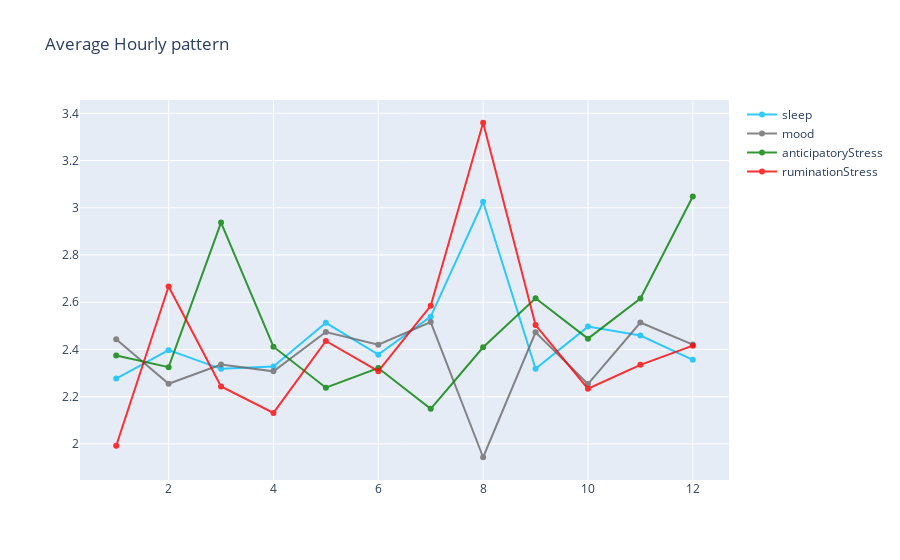

Notebook cell for this chart:
### Code cell
fig = go.Figure()
fig.add_trace(go.Scatter(
                x=total_avg.month.unique(),
                y=total_avg.loc[total_avg.type == 'sleep'].groupby('month')['value'].mean(),
                name="sleep",
                line_color='deepskyblue',
                opacity=0.8))

fig.add_trace(go.Scatter(
                x=total_avg.month.unique(),
                y=total_avg.loc[total_avg.type == 'mood'].groupby('month')['value'].mean(),
                name = 'mood',
                line_color='dimgray',
                opacity=0.8))

fig.add_trace(go.Scatter(
                x=total_avg.month.unique(),
                y=total_avg.loc[total_avg.type == 'anticipatoryStress'].groupby('month')['value'].mean(),
                name = 'anticipatoryStress',
                line_color='green',
                opacity=0.8))

fig.add_trace(go.Scatter(
                x=total_avg.month.unique(),
                y=total_avg.loc[total_avg.type == 'ruminationStress'].groupby('month')['value'].mean(),
                name = 'ruminationStress',
                line_color='red',
                opacity=0.8))

fig.update_layout(title_text="Average Hourly pattern")
fig.show()

### Figure 1 — Plotly figure (JSON) as saved in the notebook; plotly's stock layout.template omitted (floating-point values rounded to 4 significant figures)
{"data": [{"line": {"color": "deepskyblue"}, "name": "sleep", "opacity": 0.8, "type": "scatter", "x": [1, 2, 3, 4, 5, 6, 7, 8, 9, 10, 11, 12], "y": [2.277, 2.397, 2.318, 2.328, 2.513, 2.378, 2.539, 3.025, 2.319, 2.497, 2.459, 2.356]}, {"line": {"color": "dimgray"}, "name": "mood", "opacity": 0.8, "type": "scatter", "x": [1, 2, 3, 4, 5, 6, 7, 8, 9, 10, 11, 12], "y": [2.444, 2.255, 2.336, 2.307, 2.474, 2.42, 2.516, 1.944, 2.473, 2.254, 2.514, 2.421]}, {"line": {"color": "green"}, "name": "anticipatoryStress", "opacity": 0.8, "type": "scatter", "x": [1, 2, 3, 4, 5, 6, 7, 8, 9, 10, 11, 12], "y": [2.375, 2.325, 2.937, 2.412, 2.238, 2.321, 2.149, 2.41, 2.617, 2.446, 2.616, 3.047]}, {"line": {"color": "red"}, "name": "ruminationStress", "opacity": 0.8, "type": "scatter", "x": [1, 2, 3, 4, 5, 6, 7, 8, 9, 10, 11, 12], "y": [1.993, 2.667, 2.244, 2.131, 2.436, 2.308, 2.585, 3.36, 2.503, 2.234, 2.335, 2.416]}], "layout": {"title": {"text": "Average Hourly pattern"}}}
